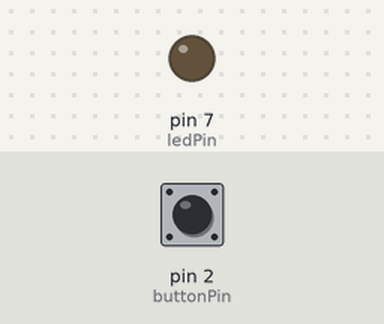
The sketch below on a simulated Arduino Uno, built with avr-gcc and run on an emulated ATmega328P. Shown: output pins drawn as LEDs (lit = HIGH). The test bench sets the inputs (shaded band); at power-on: pin 2 (buttonPin) LOW.

Above: at 1.2 s.
1.3 s: pin 2 (buttonPin) pulled HIGH for 0.15 s
At 1.37 s:
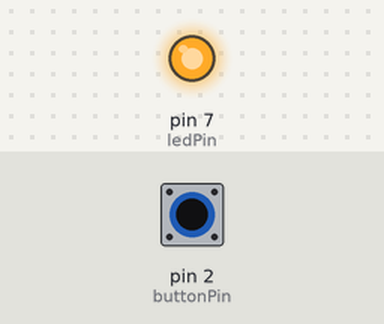
2.9 s: pin 2 (buttonPin) pulled HIGH for 3.2 s
At 7.4 s:
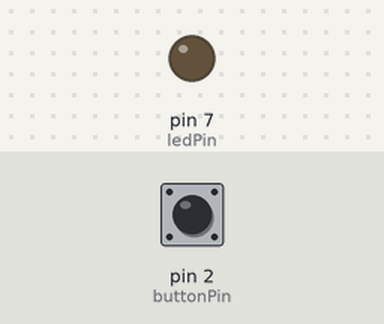
Timing chart, 0 to 8.9 s (numbered marks = the images above; inputs shaded):
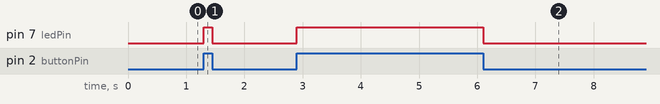

Measured:
- after the input at 1.3 s, pin 7 (ledPin): LOW → HIGH at once, → LOW 0.15 s later
- after the input at 2.9 s, pin 7 (ledPin): LOW → HIGH at once, → LOW 3.2 s later

The sketch:

2.Button.ino
```cpp
#define ledPin 7
#define buttonPin 2

int buttonState = 0;
void setup()
{
    pinMode(ledPin, OUTPUT);
    pinMode(buttonPin, INPUT);
}

void loop()
{
    buttonState = digitalRead(buttonPin);
    digitalWrite(LED_BUILTIN, HIGH);
    if (buttonState == HIGH)
        digitalWrite(ledPin, HIGH);
    else
        digitalWrite(ledPin, LOW);
}
```
